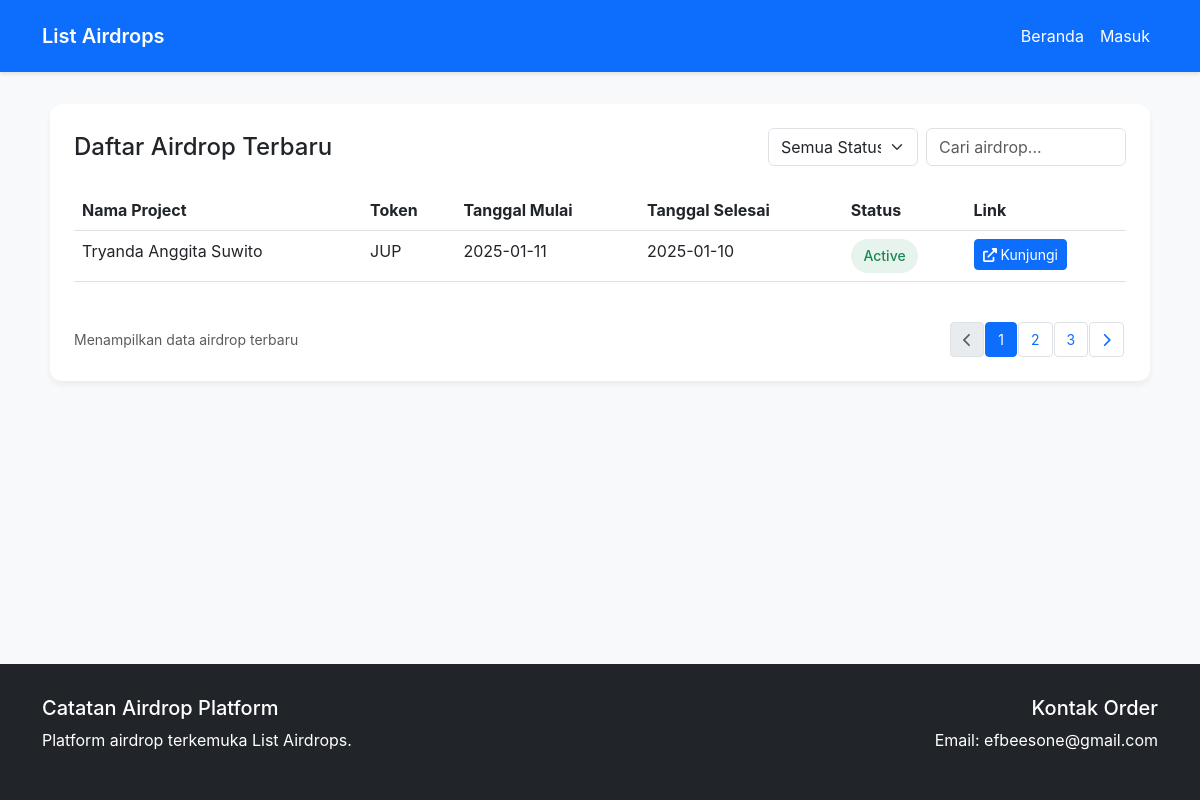
The page /modules/list-airdrops.php on the database its author committed.
### tables this page shows
CREATE TABLE `airdrops_list` (
  `id` int(11) NOT NULL,
  `name` varchar(255) NOT NULL,
  `link` varchar(512) NOT NULL,
  `token` varchar(100) NOT NULL,
  `start_date` date NOT NULL,
  `end_date` date NOT NULL,
  `status` enum('active','pending','ended') NOT NULL DEFAULT 'active',
  `account_google` varchar(255) DEFAULT NULL,
  `account_discord` varchar(255) DEFAULT NULL,
  `account_twitter` varchar(255) DEFAULT NULL,
  `created_at` timestamp NOT NULL DEFAULT current_timestamp(),
  `updated_at` timestamp NOT NULL DEFAULT current_timestamp() ON UPDATE current_timestamp()
);

### modules/list-airdrops.php (the view, shortened to what this page needs)
<?php
require_once __DIR__ . '/../config/koneksi.php';
?>
<!DOCTYPE html>
<html lang="id">
<head>
    <link href="https://cdnjs.cloudflare.com/ajax/libs/bootstrap/5.3.0/css/bootstrap.min.css" rel="stylesheet">
    <link href="https://cdnjs.cloudflare.com/ajax/libs/font-awesome/6.0.0/css/all.min.css" rel="stylesheet">
</head>
<body>
    <nav class="navbar navbar-expand-lg navbar-dark bg-primary">
        <div class="container">
            <a class="navbar-brand" href="../index.php">List Airdrops</a>
            <div class="collapse navbar-collapse" id="navbarNav">
                <ul class="navbar-nav ms-auto">
                    <li class="nav-item">
                        <a class="nav-link" href="../index.php">Beranda</a>
                    </li>
                    <li class="nav-item">
                        <a class="nav-link" href="../auth/login.php">Masuk</a>
                    </li>
                </ul>
            </div>
        </div>
    </nav>
    <div class="content-wrapper">
        <section class="hero-section">
            <div class="container">
                <div class="table-container">
                    <div class="header-content">
                        <h2 class="h4 mb-0">Daftar Airdrop Terbaru</h2>
                        <div class="filter-controls">
                            <select class="form-select">
                                <option value="all">Semua Status</option>
                            </select>
                            <input type="search" class="form-control" placeholder="Cari airdrop...">
                        </div>
                    </div>
                    <div class="table-view">
                        <div class="table-responsive">
                            <table class="table">
                                <thead>
                                    <tr>
                                        <th>Nama Project</th>
                                        <th>Token</th>
                                        <th>Tanggal Mulai</th>
                                        <th>Tanggal Selesai</th>
                                        <th>Status</th>
                                        <th>Link</th>
                                    </tr>
                                </thead>
                                <tbody>
                                    <?php
                                    try {
                                        $stmt = $pdo->query("SELECT * FROM airdrops_list ORDER BY created_at DESC");
                                        while ($row = $stmt->fetch(PDO::FETCH_ASSOC)) {
                                            echo "<tr>";
                                            echo "<td>" . htmlspecialchars($row['name']) . "</td>";
                                            echo "<td>" . htmlspecialchars($row['token']) . "</td>";
                                            echo "<td>" . htmlspecialchars($row['start_date']) . "</td>";
                                            echo "<td>" . htmlspecialchars($row['end_date']) . "</td>";
                                            echo "<td><span class='status-badge status-" . htmlspecialchars($row['status']) . "'>"
                                                . ucfirst(htmlspecialchars($row['status'])) . "</span></td>";
                                            echo "<td><a href='" . htmlspecialchars($row['link']) . "' class='btn btn-sm btn-primary' target='_blank'>"
                                                . "<i class='fas fa-external-link-alt me-1'></i>Kunjungi</a></td>";
                                            echo "</tr>";
                                        }
                                    } catch (PDOException $e) {
                                        echo "<tr><td colspan='6' class='text-center text-danger'>Error: " . $e->getMessage() . "</td></tr>";
                                    }
                                    ?>
                                </tbody>
                            </table>
                        </div>
                    </div>
                    <div class="pagination-container">
                        <div class="text-muted small">
                            Menampilkan data airdrop terbaru
                        </div>
                        <nav aria-label="Page navigation">
                            <ul class="pagination pagination-sm">
                                <li class="page-item disabled">
                                    <a class="page-link" href="#"><i class="fas fa-chevron-left"></i></a>
                                </li>
                                <li class="page-item active"><a class="page-link" href="#">1</a></li>
                                <li class="page-item"><a class="page-link" href="#">2</a></li>
                                <li class="page-item"><a class="page-link" href="#">3</a></li>
                                <li class="page-item">
                                    <a class="page-link" href="#"><i class="fas fa-chevron-right"></i></a>
                                </li>
                            </ul>
                        </nav>
                    </div>
                </div>
            </div>
        </section>
    </div>
    <footer>
        <div class="container">
            <div class="row">
                <div class="col-md-6">
                    <h5>Catatan Airdrop Platform</h5>
                    <p>Platform airdrop terkemuka List Airdrops.</p>
                </div>
                <div class="col-md-6 text-md-end">
                    <h5>Kontak Order</h5>
                    <p>Email: efbeesone@gmail.com</p>
                </div>
            </div>
        </div>
    </footer>
</body>
</html>

### modules/list-airdrops.php (style rules this page uses)
:root { --primary-color: #0d6efd; --secondary-color: #6c757d; --success-color: #198754; --warning-color: #ffc107; --danger-color: #dc3545; }
body { font-family: 'Inter', -apple-system, BlinkMacSystemFont, sans-serif; background-color: #f8f9fa; min-height: 100vh; display: flex; flex-direction: column; }
.navbar { padding: 1rem 0; box-shadow: 0 2px 4px rgba(0, 0, 0, 0.1); }
.navbar-nav .nav-link { color: white; }
.navbar-brand { font-weight: 600; font-size: 1.25rem; }
.hero-section { padding: 2rem 0; background: linear-gradient(135deg, #f8f9fa 100%, #e9ecef 0%); }
.table-container { background: white; border-radius: 12px; box-shadow: 0 4px 6px rgba(0, 0, 0, 0.05); padding: 1.5rem; margin: 0 0.5rem; overflow-x: auto; }
.header-content { display: flex; flex-direction: column; gap: 1rem; margin-bottom: 1.5rem; }
@media (min-width: 768px) { .header-content { flex-direction: row; justify-content: space-between; align-items: center; } }
.filter-controls { display: flex; flex-direction: column; gap: 0.5rem; width: 100%; }
@media (min-width: 768px) { .filter-controls { flex-direction: row; width: auto; } }
.table-responsive { margin: 0 -1rem; padding: 0 1rem; overflow-x: auto; -webkit-overflow-scrolling: touch; }
.table { min-width: 800px; }
.status-badge { padding: 0.4rem 0.8rem; border-radius: 50px; font-size: 0.875rem; font-weight: 500; display: inline-block; text-align: center; white-space: nowrap; }
.status-active { background-color: rgba(25, 135, 84, 0.1); color: var(--success-color); }
@media (min-width: 768px) { .table-view { display: block; } }
.pagination-container { display: flex; flex-direction: column; gap: 1rem; align-items: center; margin-top: 1.5rem; }
@media (min-width: 768px) { .pagination-container { flex-direction: row; justify-content: space-between; } }
.pagination { margin: 0; }
.page-link { padding: 0.375rem 0.75rem; border-radius: 4px; margin: 0 2px; }
footer { margin-top: auto; background-color: #212529; color: white; padding: 2rem 0; }
.form-select, .form-control { width: 100%; }
@media (min-width: 768px) { .form-select { width: 150px; } }
@media (min-width: 768px) { .form-control { width: 200px; } }

### rows shown on the page
airdrops_list: name "Tryanda Anggita Suwito", token "JUP", start_date "2025-01-11", end_date "2025-01-10", status "Active"
